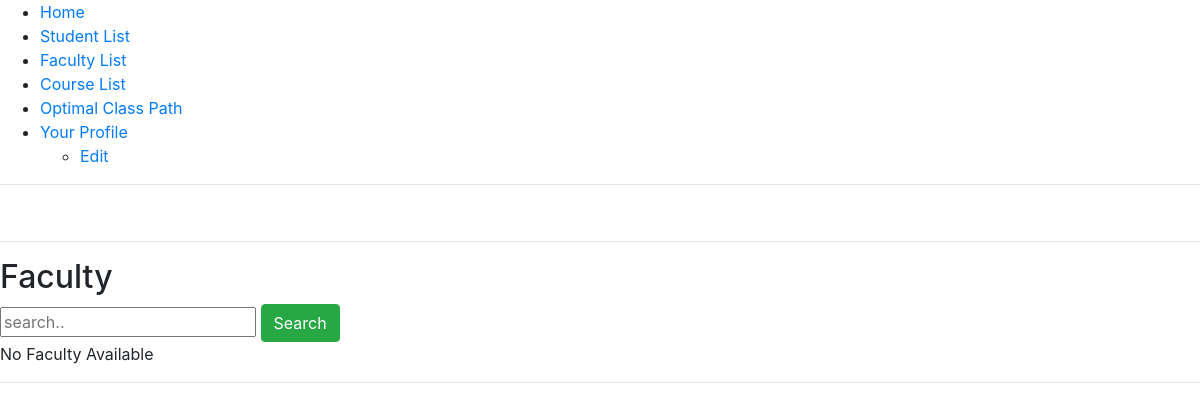
The page /LandingPage/faculty/ on the database as committed earlier.
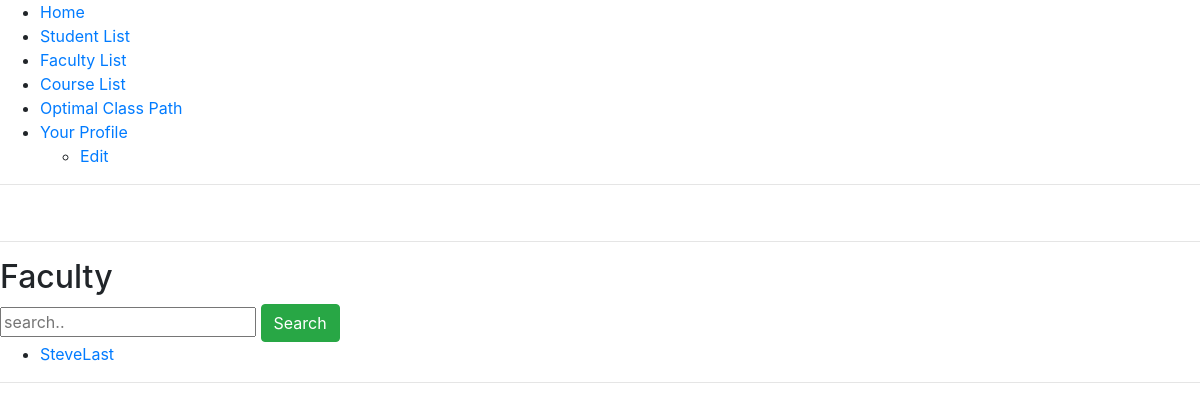
The same page on the database as committed later.
### accounts/models.py (models this page shows, shortened)
class Faculty(models.Model):
	faculty_id = models.IntegerField()
	faculty_name_first = models.CharField(max_length=50)
	faculty_name_last = models.CharField(max_length=50)
	faculty_email = models.CharField(max_length=50)

### LandingPage/views.py (the view)
# urls.py: path('faculty/', views.FacultyListView, name='all_faculty'),
def FacultyListView(request, ):
    faculty_list = []
    query = request.GET.get('q')
    if query:
        try:
            faculty_objects = Faculty.objects.filter(faculty_name_first__contains = query)
            for faculty_object in faculty_objects:
                faculty_list.append(faculty_object)
            faculty_objects = Faculty.objects.filter(faculty_name_last__contains = query)
            for faculty_object in faculty_objects:
                faculty_list.append(faculty_object)
        except:
            faculty_list = []
    else:
        faculty_objects = Faculty.objects.all()
        for faculty_object in faculty_objects:
            faculty_list.append(faculty_object)
    return render(request, 'LandingPage/faculty_list.html', {'faculty_list': faculty_list})

### LandingPage/templates/LandingPage/faculty_list.html
{% extends 'base_layout.html' %}
{% block content %}
<h2> Faculty </h2>
<form method = "GET" action = "{% url 'LandingPage:all_faculty'%}">
    <input name="q" value = "{{request.GET.q}}" placeholder = "search..">
    <button class="btn btn-success" type="submit">
	    Search
	</button>
</form>
{% if faculty_list %}
<ul>
    {% for faculty in faculty_list %}
    <li>
        <a href="{% url 'LandingPage:single_faculty' faculty.faculty_id %}">{{ faculty.faculty_name_last }}</a>
    </li>
    {% endfor %}
</ul>
{% else %}
<p>
    No Faculty Available
</p>
{% endif %}
{% endblock %}

### templates/base_layout.html (shortened to what this page needs)
{% load static from staticfiles %}
<!DOCTYPE html>
<html lang="en" dir="ltr">
  <head>
  </head>
<link rel="stylesheet" href="https://unpkg.com/purecss@1.0.0/build/pure-min.css"
>
<link rel="stylesheet" href="https://unpkg.com/purecss@1.0.0/build/grids-responsive-min.css">
<link rel="stylesheet" href="https://stackpath.bootstrapcdn.com/bootstrap/4.1.0/css/bootstrap.min.css">
  <body>
      {% block navbar %}
      <div class="pure-menu pure-menu-horizontal">
          <ul class="pure-menu-list">
              <li class="pure-menu-item pure-menu-selected"><a href="/" class="pure-menu-link">Home</a></li>
              <li class="pure-menu-item pure-menu-selected"><a href="{% url 'LandingPage:all_students' %}" class="pure-menu-link">Student List</a></li>
              <li class="pure-menu-item pure-menu-selected"><a href="{% url 'LandingPage:all_faculty' %}" class="pure-menu-link">Faculty List </a></li>
              <li class="pure-menu-item pure-menu-selected"><a href="/courses/all" class="pure-menu-link">Course List </a></li>
              <li class="pure-menu-item pure-menu-selected"><a href='/opath' class="pure-menu-link"> Optimal Class Path </a></li>
              <li class="pure-menu-item pure-menu-has-children pure-menu-allow-hover">
                  <a href="{% url 'user_profile:profile' %}" id="menuLink1" class="pure-menu-link">Your Profile</a>
                  <ul class="pure-menu-children">
                      <li class="pure-menu-item">  <a href="{% url 'user_profile:edit_profile' %}" class="pure-menu-link">Edit</a></li>
                  </ul>
              </li>
          </ul>
      </div>
      <hr>
      {% endblock %}
      <br>
      <div>
      <hr>
      {% block content %}
      {% endblock %}
      <hr>
    </div>
  </body>
</html>

Rows that differ between the two databases and show on the page:
added Faculty: faculty_name_last "SteveLast"
Other text that changed with them:
text no longer shown: "No Faculty Available"
